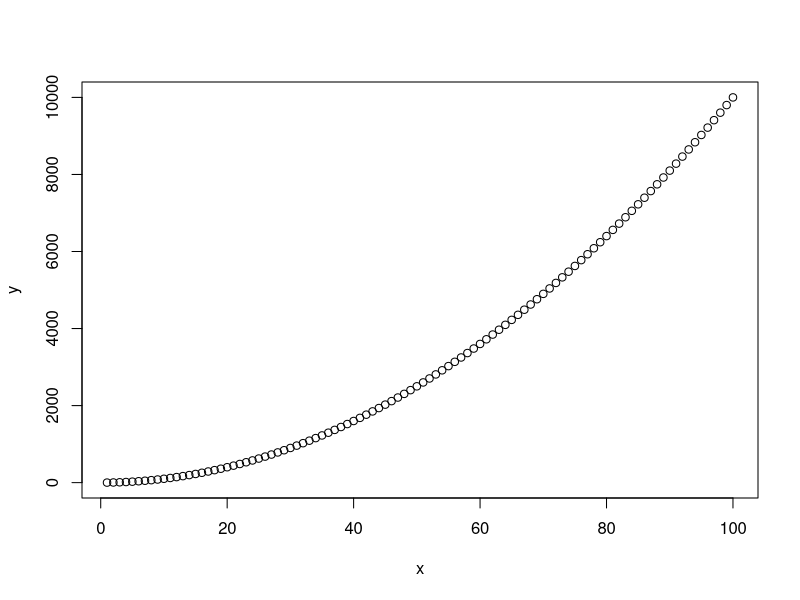
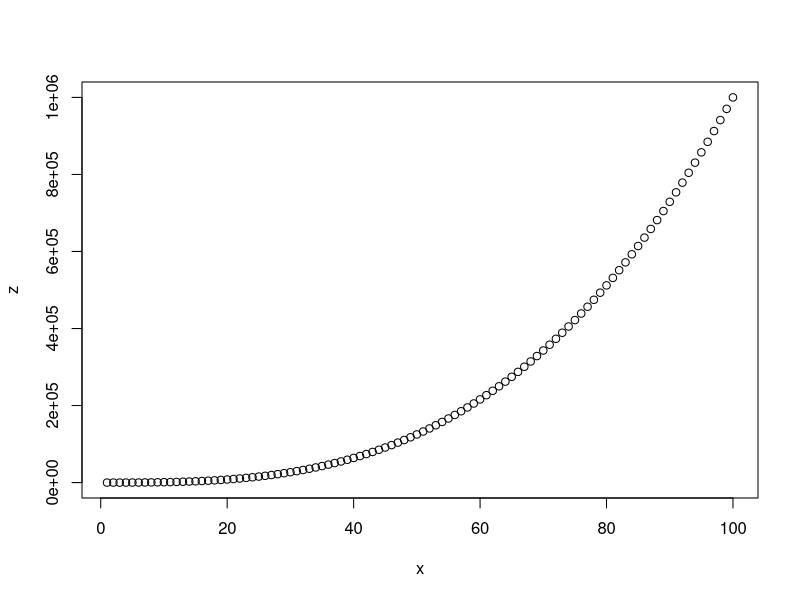
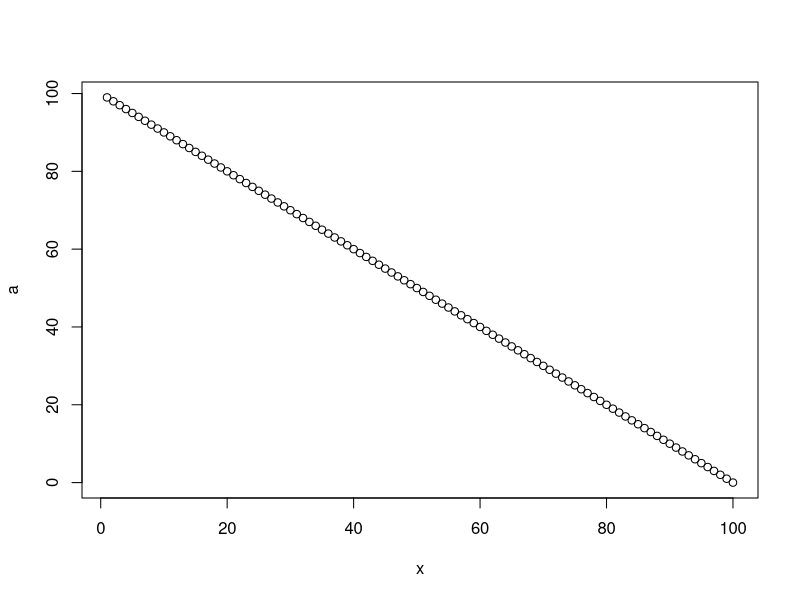
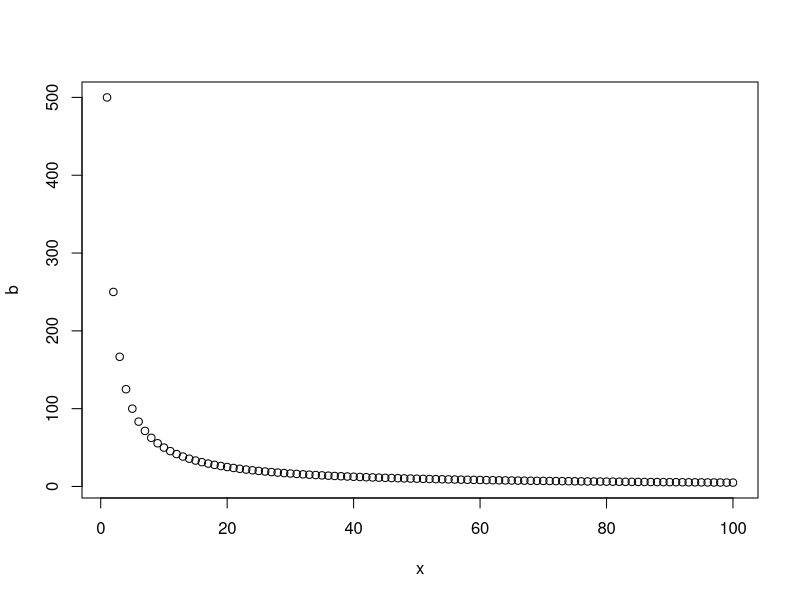
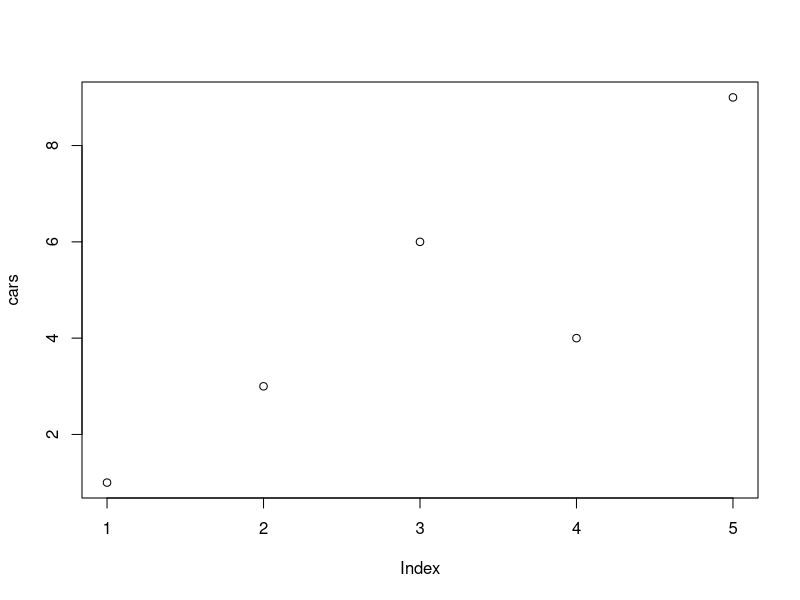
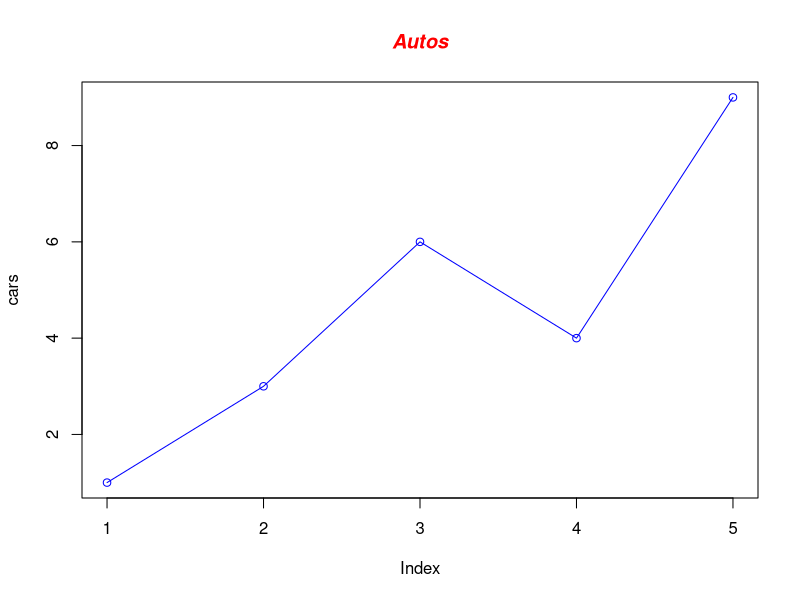
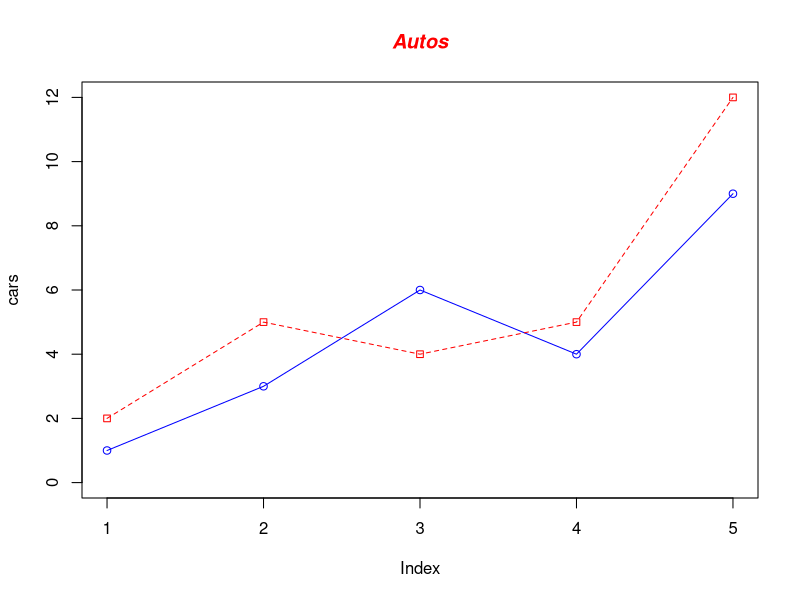

These charts were generated, in order, by the following R code:
x<-1:100
x
y=x*x
y
plot(x,y)#x vs x^2
z=x*x*x
plot(x,z)# x vs x^3

a=100-x
plot(x,a)# x+y=100

b=500/x
plot(x,b)# xy=500


cars <- c(1, 3, 6, 4, 9)
plot(cars)

plot(cars, type="o", col="blue")
title(main="Autos", col.main="red", font.main=4)

trucks <- c(2, 5, 4, 5, 12)
plot(cars, type="o", col="blue", ylim=c(0,12))
lines(trucks, type="o", pch=22, lty=2, col="red")
title(main="Autos", col.main="red", font.main=4)
     